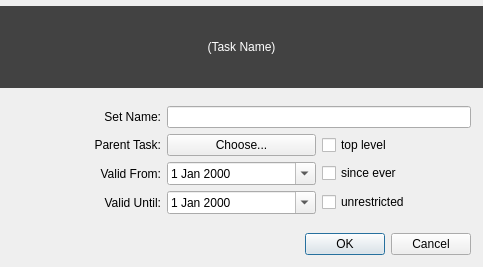
<ui version="4.0" >
 <class>TaskEditor</class>
 <widget class="QDialog" name="TaskEditor" >
  <property name="geometry" >
   <rect>
    <x>0</x>
    <y>0</y>
    <width>483</width>
    <height>267</height>
   </rect>
  </property>
  <property name="windowTitle" >
   <string>Dialog</string>
  </property>
  <layout class="QVBoxLayout" name="verticalLayout_2" >
   <property name="leftMargin" >
    <number>0</number>
   </property>
   <property name="topMargin" >
    <number>6</number>
   </property>
   <property name="rightMargin" >
    <number>0</number>
   </property>
   <property name="bottomMargin" >
    <number>0</number>
   </property>
   <item>
    <widget class="QLabel" name="labelTaskName" >
     <property name="sizePolicy" >
      <sizepolicy vsizetype="Preferred" hsizetype="MinimumExpanding" >
       <horstretch>0</horstretch>
       <verstretch>1</verstretch>
      </sizepolicy>
     </property>
     <property name="palette" >
      <palette>
       <active>
        <colorrole role="WindowText" >
         <brush brushstyle="SolidPattern" >
          <color alpha="255" >
           <red>255</red>
           <green>255</green>
           <blue>255</blue>
          </color>
         </brush>
        </colorrole>
        <colorrole role="Button" >
         <brush brushstyle="SolidPattern" >
          <color alpha="255" >
           <red>66</red>
           <green>66</green>
           <blue>66</blue>
          </color>
         </brush>
        </colorrole>
        <colorrole role="Light" >
         <brush brushstyle="SolidPattern" >
          <color alpha="255" >
           <red>99</red>
           <green>99</green>
           <blue>99</blue>
          </color>
         </brush>
        </colorrole>
        <colorrole role="Midlight" >
         <brush brushstyle="SolidPattern" >
          <color alpha="255" >
           <red>82</red>
           <green>82</green>
           <blue>82</blue>
          </color>
         </brush>
        </colorrole>
        <colorrole role="Dark" >
         <brush brushstyle="SolidPattern" >
          <color alpha="255" >
           <red>33</red>
           <green>33</green>
           <blue>33</blue>
          </color>
         </brush>
        </colorrole>
        <colorrole role="Mid" >
         <brush brushstyle="SolidPattern" >
          <color alpha="255" >
           <red>44</red>
           <green>44</green>
           <blue>44</blue>
          </color>
         </brush>
        </colorrole>
        <colorrole role="Text" >
         <brush brushstyle="SolidPattern" >
          <color alpha="255" >
           <red>255</red>
           <green>255</green>
           <blue>255</blue>
          </color>
         </brush>
        </colorrole>
        <colorrole role="BrightText" >
         <brush brushstyle="SolidPattern" >
          <color alpha="255" >
           <red>255</red>
           <green>255</green>
           <blue>255</blue>
          </color>
         </brush>
        </colorrole>
        <colorrole role="ButtonText" >
         <brush brushstyle="SolidPattern" >
          <color alpha="255" >
           <red>255</red>
           <green>255</green>
           <blue>255</blue>
          </color>
         </brush>
        </colorrole>
        <colorrole role="Base" >
         <brush brushstyle="SolidPattern" >
          <color alpha="255" >
           <red>0</red>
           <green>0</green>
           <blue>0</blue>
          </color>
         </brush>
        </colorrole>
        <colorrole role="Window" >
         <brush brushstyle="SolidPattern" >
          <color alpha="255" >
           <red>66</red>
           <green>66</green>
           <blue>66</blue>
          </color>
         </brush>
        </colorrole>
        <colorrole role="Shadow" >
         <brush brushstyle="SolidPattern" >
          <color alpha="255" >
           <red>0</red>
           <green>0</green>
           <blue>0</blue>
          </color>
         </brush>
        </colorrole>
        <colorrole role="AlternateBase" >
         <brush brushstyle="SolidPattern" >
          <color alpha="255" >
           <red>33</red>
           <green>33</green>
           <blue>33</blue>
          </color>
         </brush>
        </colorrole>
        <colorrole role="ToolTipBase" >
         <brush brushstyle="SolidPattern" >
          <color alpha="255" >
           <red>255</red>
           <green>255</green>
           <blue>220</blue>
          </color>
         </brush>
        </colorrole>
        <colorrole role="ToolTipText" >
         <brush brushstyle="SolidPattern" >
          <color alpha="255" >
           <red>0</red>
           <green>0</green>
           <blue>0</blue>
          </color>
         </brush>
        </colorrole>
       </active>
       <inactive>
        <colorrole role="WindowText" >
         <brush brushstyle="SolidPattern" >
          <color alpha="255" >
           <red>255</red>
           <green>255</green>
           <blue>255</blue>
          </color>
         </brush>
        </colorrole>
        <colorrole role="Button" >
         <brush brushstyle="SolidPattern" >
          <color alpha="255" >
           <red>66</red>
           <green>66</green>
           <blue>66</blue>
          </color>
         </brush>
        </colorrole>
        <colorrole role="Light" >
         <brush brushstyle="SolidPattern" >
          <color alpha="255" >
           <red>99</red>
           <green>99</green>
           <blue>99</blue>
          </color>
         </brush>
        </colorrole>
        <colorrole role="Midlight" >
         <brush brushstyle="SolidPattern" >
          <color alpha="255" >
           <red>82</red>
           <green>82</green>
           <blue>82</blue>
          </color>
         </brush>
        </colorrole>
        <colorrole role="Dark" >
         <brush brushstyle="SolidPattern" >
          <color alpha="255" >
           <red>33</red>
           <green>33</green>
           <blue>33</blue>
          </color>
         </brush>
        </colorrole>
        <colorrole role="Mid" >
         <brush brushstyle="SolidPattern" >
          <color alpha="255" >
           <red>44</red>
           <green>44</green>
           <blue>44</blue>
          </color>
         </brush>
        </colorrole>
        <colorrole role="Text" >
         <brush brushstyle="SolidPattern" >
          <color alpha="255" >
           <red>255</red>
           <green>255</green>
           <blue>255</blue>
          </color>
         </brush>
        </colorrole>
        <colorrole role="BrightText" >
         <brush brushstyle="SolidPattern" >
          <color alpha="255" >
           <red>255</red>
           <green>255</green>
           <blue>255</blue>
          </color>
         </brush>
        </colorrole>
        <colorrole role="ButtonText" >
         <brush brushstyle="SolidPattern" >
          <color alpha="255" >
           <red>255</red>
           <green>255</green>
           <blue>255</blue>
          </color>
         </brush>
        </colorrole>
        <colorrole role="Base" >
         <brush brushstyle="SolidPattern" >
          <color alpha="255" >
           <red>0</red>
           <green>0</green>
           <blue>0</blue>
          </color>
         </brush>
        </colorrole>
        <colorrole role="Window" >
         <brush brushstyle="SolidPattern" >
          <color alpha="255" >
           <red>66</red>
           <green>66</green>
           <blue>66</blue>
          </color>
         </brush>
        </colorrole>
        <colorrole role="Shadow" >
         <brush brushstyle="SolidPattern" >
          <color alpha="255" >
           <red>0</red>
           <green>0</green>
           <blue>0</blue>
          </color>
         </brush>
        </colorrole>
        <colorrole role="AlternateBase" >
         <brush brushstyle="SolidPattern" >
          <color alpha="255" >
           <red>33</red>
           <green>33</green>
           <blue>33</blue>
          </color>
         </brush>
        </colorrole>
        <colorrole role="ToolTipBase" >
         <brush brushstyle="SolidPattern" >
          <color alpha="255" >
           <red>255</red>
           <green>255</green>
           <blue>220</blue>
          </color>
         </brush>
        </colorrole>
        <colorrole role="ToolTipText" >
         <brush brushstyle="SolidPattern" >
          <color alpha="255" >
           <red>0</red>
           <green>0</green>
           <blue>0</blue>
          </color>
         </brush>
        </colorrole>
       </inactive>
       <disabled>
        <colorrole role="WindowText" >
         <brush brushstyle="SolidPattern" >
          <color alpha="255" >
           <red>33</red>
           <green>33</green>
           <blue>33</blue>
          </color>
         </brush>
        </colorrole>
        <colorrole role="Button" >
         <brush brushstyle="SolidPattern" >
          <color alpha="255" >
           <red>66</red>
           <green>66</green>
           <blue>66</blue>
          </color>
         </brush>
        </colorrole>
        <colorrole role="Light" >
         <brush brushstyle="SolidPattern" >
          <color alpha="255" >
           <red>99</red>
           <green>99</green>
           <blue>99</blue>
          </color>
         </brush>
        </colorrole>
        <colorrole role="Midlight" >
         <brush brushstyle="SolidPattern" >
          <color alpha="255" >
           <red>82</red>
           <green>82</green>
           <blue>82</blue>
          </color>
         </brush>
        </colorrole>
        <colorrole role="Dark" >
         <brush brushstyle="SolidPattern" >
          <color alpha="255" >
           <red>33</red>
           <green>33</green>
           <blue>33</blue>
          </color>
         </brush>
        </colorrole>
        <colorrole role="Mid" >
         <brush brushstyle="SolidPattern" >
          <color alpha="255" >
           <red>44</red>
           <green>44</green>
           <blue>44</blue>
          </color>
         </brush>
        </colorrole>
        <colorrole role="Text" >
         <brush brushstyle="SolidPattern" >
          <color alpha="255" >
           <red>33</red>
           <green>33</green>
           <blue>33</blue>
          </color>
         </brush>
        </colorrole>
        <colorrole role="BrightText" >
         <brush brushstyle="SolidPattern" >
          <color alpha="255" >
           <red>255</red>
           <green>255</green>
           <blue>255</blue>
          </color>
         </brush>
        </colorrole>
        <colorrole role="ButtonText" >
         <brush brushstyle="SolidPattern" >
          <color alpha="255" >
           <red>33</red>
           <green>33</green>
           <blue>33</blue>
          </color>
         </brush>
        </colorrole>
        <colorrole role="Base" >
         <brush brushstyle="SolidPattern" >
          <color alpha="255" >
           <red>66</red>
           <green>66</green>
           <blue>66</blue>
          </color>
         </brush>
        </colorrole>
        <colorrole role="Window" >
         <brush brushstyle="SolidPattern" >
          <color alpha="255" >
           <red>66</red>
           <green>66</green>
           <blue>66</blue>
          </color>
         </brush>
        </colorrole>
        <colorrole role="Shadow" >
         <brush brushstyle="SolidPattern" >
          <color alpha="255" >
           <red>0</red>
           <green>0</green>
           <blue>0</blue>
          </color>
         </brush>
        </colorrole>
        <colorrole role="AlternateBase" >
         <brush brushstyle="SolidPattern" >
          <color alpha="255" >
           <red>66</red>
           <green>66</green>
           <blue>66</blue>
          </color>
         </brush>
        </colorrole>
        <colorrole role="ToolTipBase" >
         <brush brushstyle="SolidPattern" >
          <color alpha="255" >
           <red>255</red>
           <green>255</green>
           <blue>220</blue>
          </color>
         </brush>
        </colorrole>
        <colorrole role="ToolTipText" >
         <brush brushstyle="SolidPattern" >
          <color alpha="255" >
           <red>0</red>
           <green>0</green>
           <blue>0</blue>
          </color>
         </brush>
        </colorrole>
       </disabled>
      </palette>
     </property>
     <property name="autoFillBackground" >
      <bool>true</bool>
     </property>
     <property name="text" >
      <string>(Task Name)</string>
     </property>
     <property name="alignment" >
      <set>Qt::AlignCenter</set>
     </property>
     <property name="wordWrap" >
      <bool>true</bool>
     </property>
     <property name="margin" >
      <number>12</number>
     </property>
    </widget>
   </item>
   <item>
    <layout class="QVBoxLayout" name="verticalLayout" >
     <property name="margin" >
      <number>12</number>
     </property>
     <item>
      <layout class="QGridLayout" name="gridLayout" >
       <item row="0" column="0" >
        <widget class="QLabel" name="label" >
         <property name="text" >
          <string>Set Name:</string>
         </property>
         <property name="alignment" >
          <set>Qt::AlignRight|Qt::AlignTrailing|Qt::AlignVCenter</set>
         </property>
        </widget>
       </item>
       <item row="0" column="1" colspan="2" >
        <widget class="QLineEdit" name="lineEditName" />
       </item>
       <item row="1" column="0" >
        <widget class="QLabel" name="label_2" >
         <property name="text" >
          <string>Parent Task:</string>
         </property>
         <property name="alignment" >
          <set>Qt::AlignRight|Qt::AlignTrailing|Qt::AlignVCenter</set>
         </property>
        </widget>
       </item>
       <item row="1" column="1" >
        <widget class="QPushButton" name="pushButtonParent" >
         <property name="text" >
          <string>Choose...</string>
         </property>
        </widget>
       </item>
       <item row="1" column="2" >
        <widget class="QCheckBox" name="checkBoxTopLevel" >
         <property name="text" >
          <string>top level</string>
         </property>
        </widget>
       </item>
       <item row="2" column="0" >
        <widget class="QLabel" name="label_4" >
         <property name="text" >
          <string>Valid From:</string>
         </property>
         <property name="alignment" >
          <set>Qt::AlignRight|Qt::AlignTrailing|Qt::AlignVCenter</set>
         </property>
        </widget>
       </item>
       <item row="2" column="1" >
        <widget class="QDateEdit" name="dateEditFrom" >
         <property name="maximumTime" >
          <time>
           <hour>18</hour>
           <minute>59</minute>
           <second>59</second>
          </time>
         </property>
         <property name="calendarPopup" >
          <bool>true</bool>
         </property>
        </widget>
       </item>
       <item row="2" column="2" >
        <widget class="QCheckBox" name="checkBoxFrom" >
         <property name="text" >
          <string>since ever</string>
         </property>
        </widget>
       </item>
       <item row="3" column="0" >
        <widget class="QLabel" name="label_5" >
         <property name="text" >
          <string>Valid Until:</string>
         </property>
         <property name="alignment" >
          <set>Qt::AlignRight|Qt::AlignTrailing|Qt::AlignVCenter</set>
         </property>
        </widget>
       </item>
       <item row="3" column="1" >
        <widget class="QDateEdit" name="dateEditTo" >
         <property name="maximumTime" >
          <time>
           <hour>18</hour>
           <minute>59</minute>
           <second>59</second>
          </time>
         </property>
         <property name="calendarPopup" >
          <bool>true</bool>
         </property>
        </widget>
       </item>
       <item row="3" column="2" >
        <widget class="QCheckBox" name="checkBoxUntil" >
         <property name="text" >
          <string>unrestricted</string>
         </property>
        </widget>
       </item>
      </layout>
     </item>
     <item>
      <spacer name="verticalSpacer" >
       <property name="orientation" >
        <enum>Qt::Vertical</enum>
       </property>
       <property name="sizeHint" stdset="0" >
        <size>
         <width>14</width>
         <height>13</height>
        </size>
       </property>
      </spacer>
     </item>
     <item>
      <widget class="QDialogButtonBox" name="buttonBox" >
       <property name="orientation" >
        <enum>Qt::Horizontal</enum>
       </property>
       <property name="standardButtons" >
        <set>QDialogButtonBox::Cancel|QDialogButtonBox::Ok</set>
       </property>
      </widget>
     </item>
    </layout>
   </item>
  </layout>
 </widget>
 <resources/>
 <connections>
  <connection>
   <sender>buttonBox</sender>
   <signal>accepted()</signal>
   <receiver>TaskEditor</receiver>
   <slot>accept()</slot>
   <hints>
    <hint type="sourcelabel" >
     <x>254</x>
     <y>275</y>
    </hint>
    <hint type="destinationlabel" >
     <x>157</x>
     <y>274</y>
    </hint>
   </hints>
  </connection>
  <connection>
   <sender>buttonBox</sender>
   <signal>rejected()</signal>
   <receiver>TaskEditor</receiver>
   <slot>reject()</slot>
   <hints>
    <hint type="sourcelabel" >
     <x>322</x>
     <y>275</y>
    </hint>
    <hint type="destinationlabel" >
     <x>286</x>
     <y>274</y>
    </hint>
   </hints>
  </connection>
  <connection>
   <sender>checkBoxTopLevel</sender>
   <signal>toggled(bool)</signal>
   <receiver>pushButtonParent</receiver>
   <slot>setDisabled(bool)</slot>
   <hints>
    <hint type="sourcelabel" >
     <x>290</x>
     <y>114</y>
    </hint>
    <hint type="destinationlabel" >
     <x>223</x>
     <y>110</y>
    </hint>
   </hints>
  </connection>
  <connection>
   <sender>checkBoxFrom</sender>
   <signal>toggled(bool)</signal>
   <receiver>dateEditFrom</receiver>
   <slot>setDisabled(bool)</slot>
   <hints>
    <hint type="sourcelabel" >
     <x>313</x>
     <y>161</y>
    </hint>
    <hint type="destinationlabel" >
     <x>269</x>
     <y>158</y>
    </hint>
   </hints>
  </connection>
  <connection>
   <sender>checkBoxUntil</sender>
   <signal>toggled(bool)</signal>
   <receiver>dateEditTo</receiver>
   <slot>setDisabled(bool)</slot>
   <hints>
    <hint type="sourcelabel" >
     <x>315</x>
     <y>200</y>
    </hint>
    <hint type="destinationlabel" >
     <x>268</x>
     <y>201</y>
    </hint>
   </hints>
  </connection>
 </connections>
</ui>
